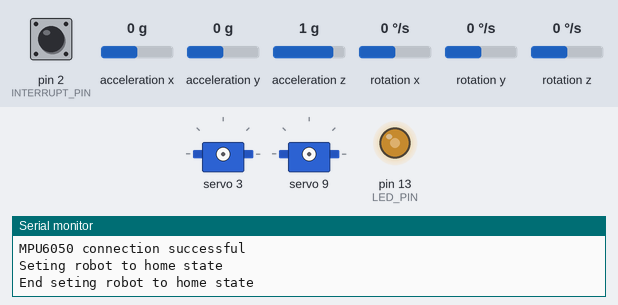
Bench run of a sketch on a simulated Arduino Uno, built with avr-gcc and run on an emulated ATmega328P. On the bench: 2 × servo, output pins drawn as LEDs (lit = HIGH), the last lines printed to the serial monitor. The inputs (shaded band) are chosen by the test bench; at power-on: acceleration x 0 g, pin 2 (INTERRUPT_PIN) LOW, acceleration y 0 g, acceleration z 1 g, rotation x 0 °/s, rotation y 0 °/s, rotation z 0 °/s. The sensor or clock chip raises its interrupt line as the real part does.

Above: at 1.7 s.
1.8 s: acceleration x set to 1.4 g
4.8 s: pin 2 (INTERRUPT_PIN) pulled HIGH for 0.15 s
At 7.05 s:
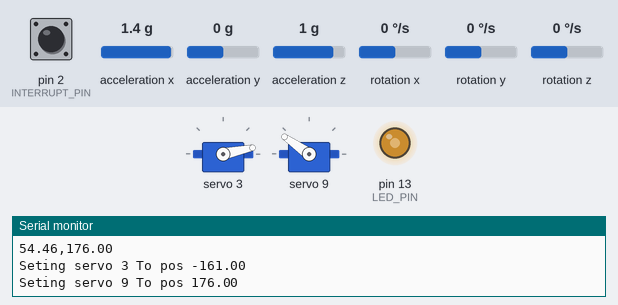
7.8 s: acceleration x set to -1.4 g
At 7.99 s:
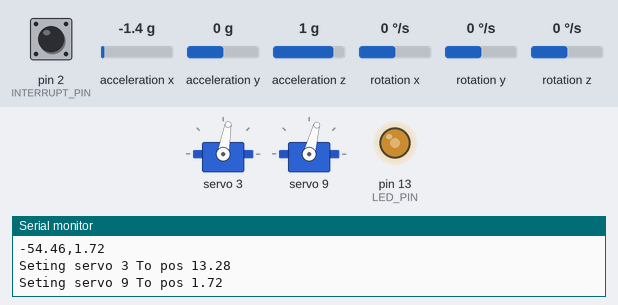
At 8.93 s:
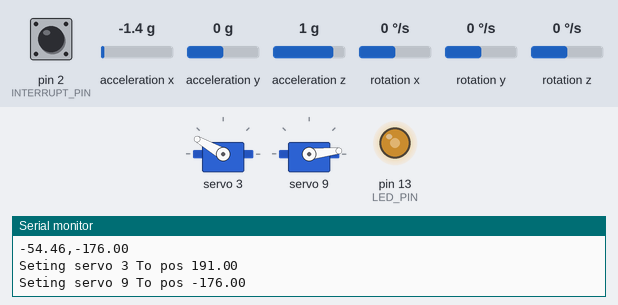
10.8 s: acceleration x set to 0 g
At 11.04 s:
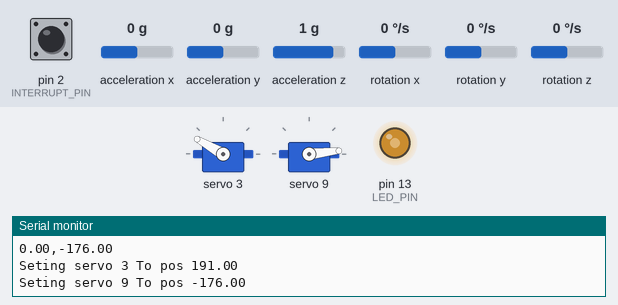
13.8 s: acceleration x set to 0.8 g
16.8 s: acceleration x set to -0.8 g
Timing chart, 0 to 20.8 s (numbered marks = the images above; inputs shaded):
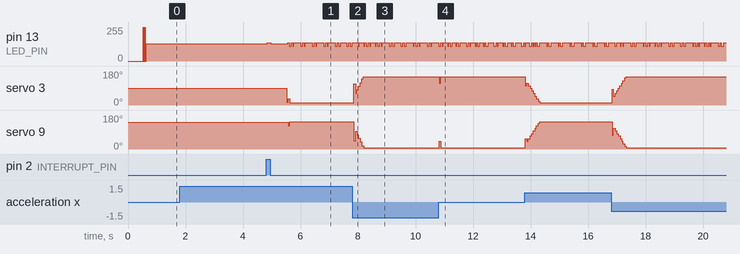

The sketch:

MPU6050_selfBalancingXY.ino
```cpp
/*
 * Starting with self balancing from front to back and then left to right.
 */

#include "I2Cdev.h"
#include "MPU6050_6Axis_MotionApps20.h"
#if I2CDEV_IMPLEMENTATION == I2CDEV_ARDUINO_WIRE
    #include "Wire.h"
#endif

#include <PID_v1.h>
#include <Adafruit_PWMServoDriver.h>
// called this way, it uses the default address 0x40
Adafruit_PWMServoDriver pwm = Adafruit_PWMServoDriver();
#define SERVOMIN  150 // this is the 'minimum' pulse length count (out of 4096)
#define SERVOMAX  500 //this is the 'maximum' pulse length count (out of 4096)
#define SERVOS_ARRAY_SIZE 16
//Home positions                        |-Right(Black) leg| x  |-Left(White) leg|  x RA LA  x  x
//Home positions                         0  1    2   3   4  5   6   7    8  9  10 11 12 13 14 15
int homePositions[SERVOS_ARRAY_SIZE] = {-8, 0, -90, 15, 15, 0, -5, 15, 176, 0, 55, 0, 0, 0, 0, 0};
int targetPositions[SERVOS_ARRAY_SIZE];
long currentPosition[SERVOS_ARRAY_SIZE] = {0, 0, 0, 0, 0, 0, 0, 0, 0, 0, 0, 0, 0, 0 ,0, 0};

//Servo legs identifiers
uint8_t hipFB_R = 3; //Hip front back
uint8_t hipFB_L = 9;
uint8_t hipLR_R = 4; //Hip left right
uint8_t hipLR_L = 10;
uint8_t ankleLR_R = 0;
uint8_t ankleLR_L = 6;

unsigned long previousMillis = 0;
unsigned long stabilizationWaitMillis = 5000;
boolean doneStabilizing = false;

float Kp = 0.5;
float Ki = 30;
float Kd = 0.05;
//Define Variables we'll be connecting to
double Setpoint, Input, Output;
//Specify the links and initial tuning parameters
PID myPID(&Input, &Output, &Setpoint,Kp,Ki,Kd, DIRECT);

// class default I2C address is 0x68
// specific I2C addresses may be passed as a parameter here (MPU6050 mpu(0x69);)
// AD0 low = 0x68 (default for SparkFun breakout and InvenSense evaluation board)
// AD0 high = 0x69
MPU6050 mpu;

#define OUTPUT_READABLE_YAWPITCHROLL
#define INTERRUPT_PIN 2  // use pin 2 on Arduino Uno & most boards
#define LED_PIN 13 // (Arduino is 13, Teensy is 11, Teensy++ is 6)
bool blinkState = false;

// MPU control/status vars
bool dmpReady = false;  // set true if DMP init was successful
uint8_t mpuIntStatus;   // holds actual interrupt status byte from MPU
uint8_t devStatus;      // return status after each device operation (0 = success, !0 = error)
uint16_t packetSize;    // expected DMP packet size (default is 42 bytes)
uint16_t fifoCount;     // count of all bytes currently in FIFO
uint8_t fifoBuffer[64]; // FIFO storage buffer

// orientation/motion vars
Quaternion q;           // [w, x, y, z]         quaternion container
VectorFloat gravity;    // [x, y, z]            gravity vector
float ypr[3];           // [yaw, pitch, roll]   yaw/pitch/roll container and gravity vector

// ================================================================
// ===               INTERRUPT DETECTION ROUTINE                ===
// ================================================================
volatile bool mpuInterrupt = false;     // indicates whether MPU interrupt pin has gone high
void dmpDataReady() {
    mpuInterrupt = true;
}

// ================================================================
// ===                      INITIAL SETUP                       ===
// ================================================================
void setup() {
    // join I2C bus (I2Cdev library doesn't do this automatically)
    #if I2CDEV_IMPLEMENTATION == I2CDEV_ARDUINO_WIRE
        Wire.begin();
        Wire.setClock(400000); // 400kHz I2C clock. Comment this line if having compilation difficulties
    #elif I2CDEV_IMPLEMENTATION == I2CDEV_BUILTIN_FASTWIRE
        Fastwire::setup(400, true);
    #endif

    Serial.begin(115200);
    while (!Serial); // wait for Leonardo enumeration, others continue immediately

    // initialize device
    Serial.println(F("Initializing I2C devices..."));
    mpu.initialize();
    pinMode(INTERRUPT_PIN, INPUT);

    // verify connection
    Serial.println(F("Testing device connections..."));
    Serial.println(mpu.testConnection() ? F("MPU6050 connection successful") : F("MPU6050 connection failed"));

    // load and configure the DMP
    //Serial.println(F("Initializing DMP..."));
    devStatus = mpu.dmpInitialize();

    // supply your own gyro offsets here, scaled for min sensitivity
    mpu.setXGyroOffset(108);
    mpu.setYGyroOffset(-12);
    mpu.setZGyroOffset(25);
    mpu.setZAccelOffset(1492); // 1688 factory default for my test chip

    // make sure it worked (returns 0 if so)
    if (devStatus == 0) {
        // turn on the DMP, now that it's ready
        //Serial.println(F("Enabling DMP..."));
        mpu.setDMPEnabled(true);

        // enable Arduino interrupt detection
        //Serial.println(F("Enabling interrupt detection (Arduino external interrupt 0)..."));
        attachInterrupt(digitalPinToInterrupt(INTERRUPT_PIN), dmpDataReady, RISING);
        mpuIntStatus = mpu.getIntStatus();

        // set our DMP Ready flag so the main loop() function knows it's okay to use it
        //Serial.println(F("DMP ready! Waiting for first interrupt..."));
        dmpReady = true;

        // get expected DMP packet size for later comparison
        packetSize = mpu.dmpGetFIFOPacketSize();
    } else {
        // ERROR!
        // 1 = initial memory load failed
        // 2 = DMP configuration updates failed
        // (if it's going to break, usually the code will be 1)
        Serial.print(F("DMP Initialization failed (code "));
        Serial.print(devStatus);
        Serial.println(F(")"));
    }

    // configure LED for output
    pinMode(LED_PIN, OUTPUT);

    pwm.begin();
    pwm.setPWMFreq(60);
    //pwm.setPWM(servonum, 0, (SERVOMAX-SERVOMIN)/2 + SERVOMIN);
    //Move all servos to home
    Serial.println(F("Seting robot to home state"));
    //initialize();
    Serial.println(F("End seting robot to home state"));

    myPID.SetMode(AUTOMATIC);
    myPID.SetOutputLimits(-176, 176);
    myPID.SetControllerDirection(REVERSE);
    myPID.SetSampleTime(30);

    Setpoint = 0;
    previousMillis = millis();
}

// ================================================================
// ===                    MAIN PROGRAM LOOP                     ===
// ================================================================
void loop() {
    // if programming failed, don't try to do anything
    if (!dmpReady) return;

    // wait for MPU interrupt or extra packet(s) available
    while (!mpuInterrupt && fifoCount < packetSize) {

        //doneStabilizing
        if(doneStabilizing){
          Input = (ypr[1] * 180/M_PI);
          myPID.Compute();
          Serial.print(Input);Serial.print(",");Serial.println(Output);
          //Substract 15 to one servo because the legs have diference in home position
          setServoPosition(hipFB_R, (Output - 15)*-1);
          setServoPosition(hipFB_L, Output);
        }else{
          if(millis() - previousMillis > stabilizationWaitMillis){
            doneStabilizing = true;
          }
        }

    }

    // reset interrupt flag and get INT_STATUS byte
    mpuInterrupt = false;
    mpuIntStatus = mpu.getIntStatus();

    // get current FIFO count
    fifoCount = mpu.getFIFOCount();

    // check for overflow (this should never happen unless our code is too inefficient)
    if ((mpuIntStatus & 0x10) || fifoCount == 1024) {
        // reset so we can continue cleanly
        mpu.resetFIFO();
        Serial.println(F("FIFO overflow!"));

    // otherwise, check for DMP data ready interrupt (this should happen frequently)
    } else if (mpuIntStatus & 0x02) {
        // wait for correct available data length, should be a VERY short wait
        while (fifoCount < packetSize) fifoCount = mpu.getFIFOCount();

        // read a packet from FIFO
        mpu.getFIFOBytes(fifoBuffer, packetSize);

        // track FIFO count here in case there is > 1 packet available
        // (this lets us immediately read more without waiting for an interrupt)
        fifoCount -= packetSize;

        #ifdef OUTPUT_READABLE_YAWPITCHROLL
            // display Euler angles in degrees
            mpu.dmpGetQuaternion(&q, fifoBuffer);
            mpu.dmpGetGravity(&gravity, &q);
            mpu.dmpGetYawPitchRoll(ypr, &q, &gravity);
        #endif

        // blink LED to indicate activity
        blinkState = !blinkState;
        digitalWrite(LED_PIN, blinkState);
    }
}

void setServoPosition(uint8_t servoNumber, double servoPosition){
  Serial.print("Seting servo ");Serial.print(servoNumber);Serial.print(" To pos ");Serial.println(servoPosition);
  int duty;
  duty = map(servoPosition, -176, 176, SERVOMIN, SERVOMAX);
  pwm.setPWM(servoNumber, 0, duty);
}

void initialize() {
  int i;
  for (i = 0; i < SERVOS_ARRAY_SIZE ;i++) {
    //targetPositions[i] = homePositions[i];
    //currentPosition[i] = homePositions[i];
    setServoPosition(i, homePositions[i]);//Moving servos to home
  }
}
```

Measured:
- after the input at 1.8 s, every drawn part: stays the same
- after the input at 7.8 s, servo 3: 12° → 150° after 0.05 s; servo 9: 145° → 18° after 0.06 s, → 6° 0.35 s later
- after the input at 10.8 s, servo 3: 150° → 115° at once, → 150° 0.06 s later; servo 9: 6° → 42° at once, → 6° 0.06 s later
